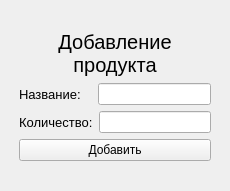
<?xml version="1.0" encoding="UTF-8"?>
<ui version="4.0">
 <class>Form</class>
 <widget class="QWidget" name="Form">
  <property name="geometry">
   <rect>
    <x>0</x>
    <y>0</y>
    <width>230</width>
    <height>191</height>
   </rect>
  </property>
  <property name="windowTitle">
   <string>Form</string>
  </property>
  <layout class="QVBoxLayout" name="verticalLayout_2">
   <item>
    <layout class="QVBoxLayout" name="verticalLayout">
     <property name="leftMargin">
      <number>8</number>
     </property>
     <property name="topMargin">
      <number>8</number>
     </property>
     <property name="rightMargin">
      <number>8</number>
     </property>
     <property name="bottomMargin">
      <number>8</number>
     </property>
     <item>
      <spacer name="verticalSpacer">
       <property name="orientation">
        <enum>Qt::Vertical</enum>
       </property>
       <property name="sizeHint" stdset="0">
        <size>
         <width>20</width>
         <height>40</height>
        </size>
       </property>
      </spacer>
     </item>
     <item>
      <widget class="QLabel" name="label_3">
       <property name="font">
        <font>
         <pointsize>15</pointsize>
        </font>
       </property>
       <property name="text">
        <string>Добавление продукта</string>
       </property>
       <property name="textFormat">
        <enum>Qt::AutoText</enum>
       </property>
       <property name="scaledContents">
        <bool>false</bool>
       </property>
       <property name="alignment">
        <set>Qt::AlignCenter</set>
       </property>
       <property name="wordWrap">
        <bool>true</bool>
       </property>
      </widget>
     </item>
     <item>
      <layout class="QHBoxLayout" name="horizontalLayout_2">
       <item>
        <widget class="QLabel" name="label">
         <property name="font">
          <font>
           <pointsize>10</pointsize>
          </font>
         </property>
         <property name="text">
          <string>Название:   </string>
         </property>
        </widget>
       </item>
       <item>
        <widget class="QLineEdit" name="product"/>
       </item>
      </layout>
     </item>
     <item>
      <layout class="QHBoxLayout" name="horizontalLayout">
       <item>
        <widget class="QLabel" name="label_2">
         <property name="font">
          <font>
           <pointsize>10</pointsize>
          </font>
         </property>
         <property name="text">
          <string>Количество:</string>
         </property>
        </widget>
       </item>
       <item>
        <widget class="QLineEdit" name="quanity"/>
       </item>
      </layout>
     </item>
     <item>
      <widget class="QPushButton" name="add_btn">
       <property name="text">
        <string>Добавить</string>
       </property>
      </widget>
     </item>
     <item>
      <spacer name="verticalSpacer_2">
       <property name="orientation">
        <enum>Qt::Vertical</enum>
       </property>
       <property name="sizeHint" stdset="0">
        <size>
         <width>20</width>
         <height>40</height>
        </size>
       </property>
      </spacer>
     </item>
    </layout>
   </item>
  </layout>
 </widget>
 <resources/>
 <connections/>
</ui>
